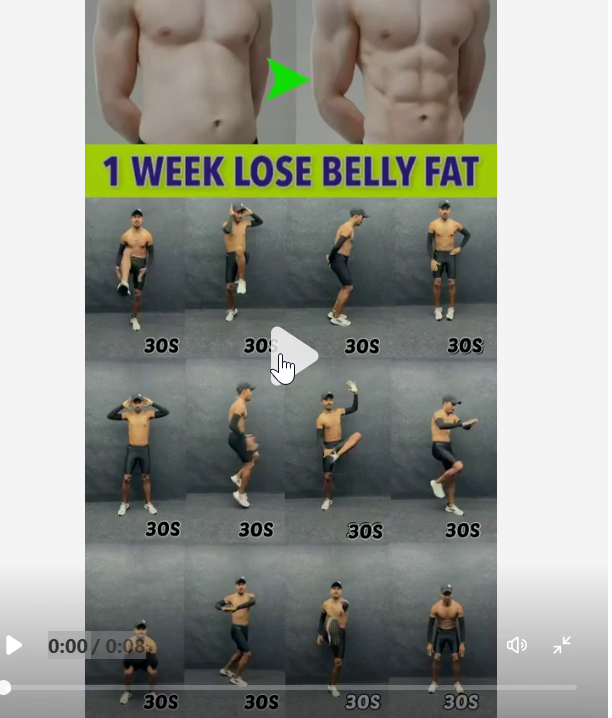
#> input picture frame 34 of OpenCV/ex1.mp4, 612 x 718 px, given in place of vtest.avi, which was not available
$ python 22_motion_detection_and_tracking.py
#> lines starting #> are read from the running program, lines starting #| are printed output that depends on the picture; after the words box and inside, x2 and y2 are one past the last pixel; in counts of white or black regions, pixels touching at a corner belong together; pictures that were not available may be replaced by others from this repository, and a replacement may not be noted
import cv2 as cv
import numpy as np

cap = cv.VideoCapture('vtest.avi')
ret, frame1 = cap.read()
#> frame1 is the input picture: shape (718, 612, 3); mean B, G, R 139.8, 147.9, 145.8
ret, frame2 = cap.read()

while True:
    absdiff = cv.absdiff(frame1, frame2)
    gray = cv.cvtColor(absdiff, cv.COLOR_BGR2GRAY)
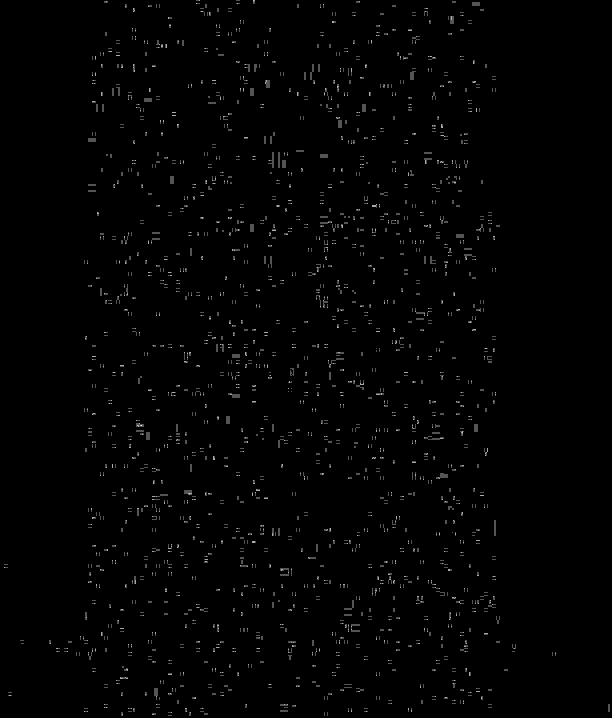
#> gray: shape (718, 612); min 0, max 3, mean 0.0308; drawn with min black and max white
    blur = cv.GaussianBlur(gray, (5, 5), 0)
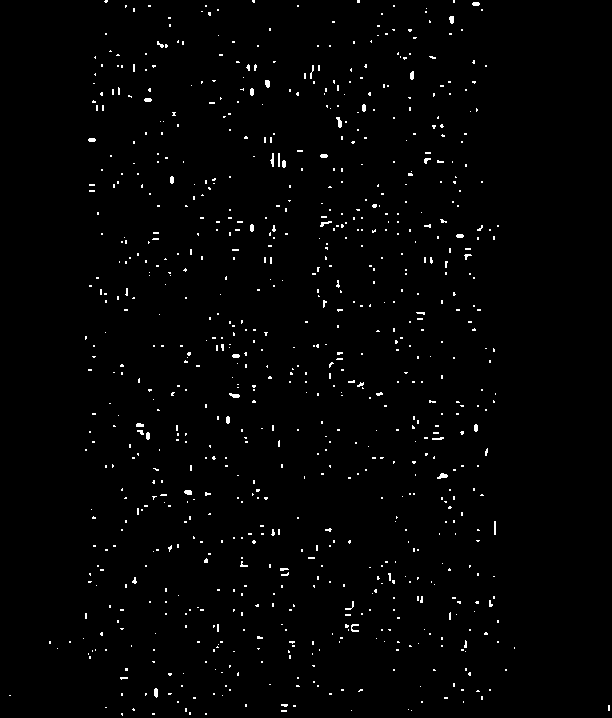
#> blur: shape (718, 612); values 0 (black) and 1 (white), 1.4% white in thin lines or dots
    _, thresh = cv.threshold(blur, 20, 255, cv.THRESH_BINARY)
#> thresh: shape (718, 612); every value is 0
    dilate = cv.dilate(thresh, None, iterations=2)
    contours, _ = cv.findContours(dilate, cv.RETR_EXTERNAL, cv.CHAIN_APPROX_SIMPLE)
#> contours = []

    # cv.drawContours(frame1, contours, -1, (0, 255, 0), 2)
    for contour in contours:
        (x, y, w, h) = cv.boundingRect(contour)
        if cv.contourArea(contour) < 900:
            continue
        cv.rectangle(frame1, (x, y), (x+w, y+h), (0, 255, 0), 2)
        cv.putText(frame1, "Status : Movement", (10, 20), cv.FONT_HERSHEY_SIMPLEX, 1, (0, 0, 255), 3)
#> this loop made 0 passes

    cv.imshow("Motion Detection", frame1)

    frame1 = frame2
    ret, frame2 = cap.read()
    if cv.waitKey(40) & 0xFF == 27:
#> (key Esc is pressed here)
        break

cap.release()
cv.destroyAllWindows()
"""
Explanation:
Motion Detection:Motion detection is the process of identifying moving objects in a video by comparing frames over time.
🔄 Video → Frame1, Frame2
        ↓
Frame Difference
        ↓
Thresholding
        ↓
Morphology (noise removal)
        ↓
Find Contours
        ↓
Draw Bounding Boxes
"""

$ run again, starting later in the video
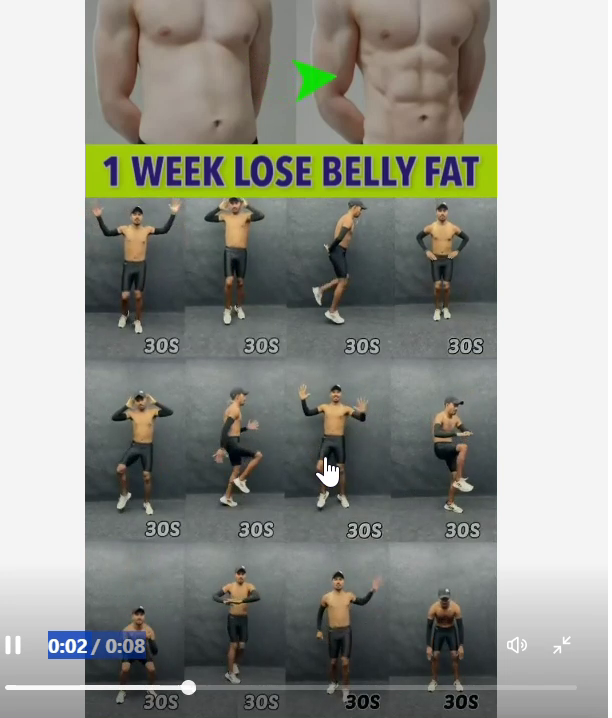
#> input picture frame 154 of OpenCV/ex1.mp4, 612 x 718 px, given in place of vtest.avi, which was not available
#> frame1 is the input picture: shape (718, 612, 3); mean B, G, R 140.8, 148.5, 146.6
#> `_, thresh = cv.threshold(blur, 20, 255, cv.THRESH_BINARY)`:
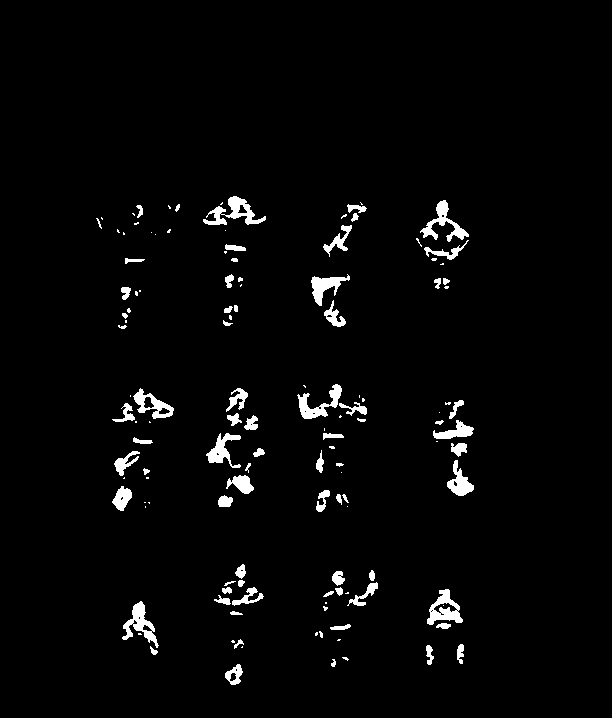
#> thresh: shape (718, 612); 2.7% white; 128 white regions (55 under 20 px), largest, box (x1, y1, x2, y2) and area: (203, 196, 266, 225) 699, (122, 601, 159, 648) 619, (427, 589, 463, 625) 618
#> dilate: shape (718, 612); 5.9% white; 57 white regions
#> contours = 57 contours, 3 with area under 20; largest, box (x1, y1, x2, y2) and area: (414, 198, 471, 267) 2176, (431, 398, 476, 498) 1856, (295, 382, 369, 424) 1530, (204, 431, 256, 496) 1426, (309, 272, 352, 329) 1362
#> the loop `for contour in contours:` made 57 passes
#> (x, y, w, h) on passes 1 to 8: (223, 662, 22, 25), (329, 657, 9, 12), (340, 655, 11, 8), (424, 643, 12, 24), (455, 642, 11, 24), (335, 637, 8, 6), (229, 637, 17, 14), (313, 629, 12, 11)
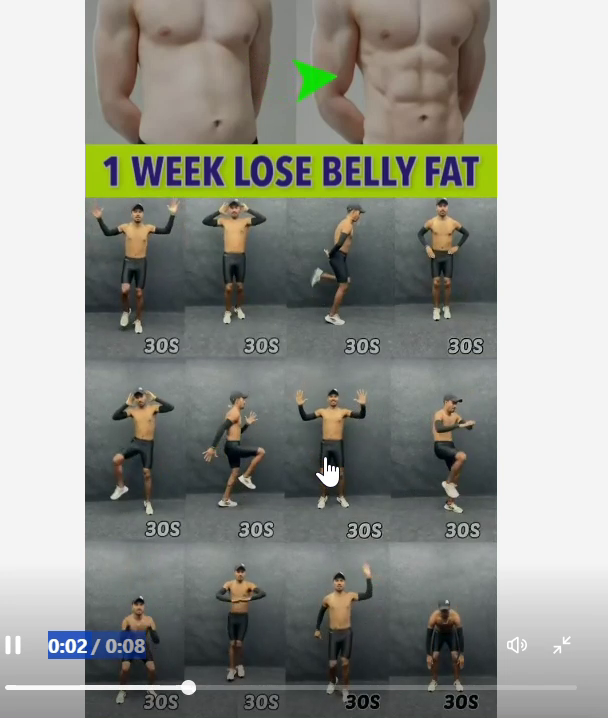
#> input picture frame 156 of OpenCV/ex1.mp4, 612 x 718 px, given in place of vtest.avi, which was not available
#> frame2 is the input picture: shape (718, 612, 3); mean B, G, R 140.7, 148.5, 146.6

$ run again, starting later in the video
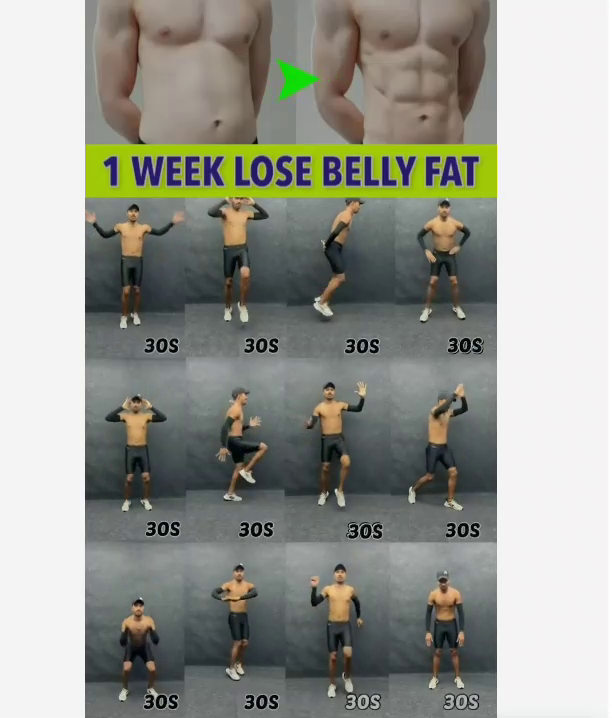
#> input picture frame 274 of OpenCV/ex1.mp4, 612 x 718 px, given in place of vtest.avi, which was not available
#> frame1 is the input picture: shape (718, 612, 3); mean B, G, R 145.8, 153.9, 152.3
#> `_, thresh = cv.threshold(blur, 20, 255, cv.THRESH_BINARY)`:
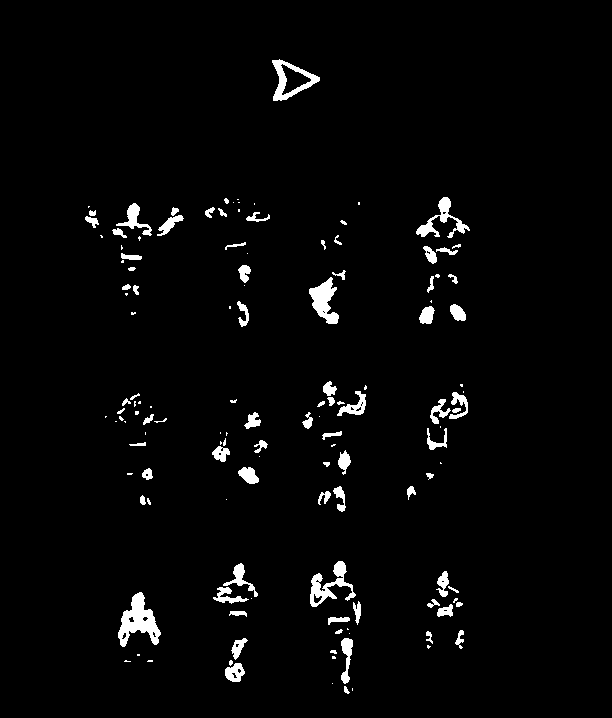
#> thresh: shape (718, 612); 2.7% white; 135 white regions (56 under 20 px), largest, box (x1, y1, x2, y2) and area: (118, 592, 161, 647) 1132, (310, 561, 356, 607) 755, (309, 277, 339, 324) 733
#> dilate: shape (718, 612); 6% white; 73 white regions
#> contours = 73 contours, 4 with area under 20; largest, box (x1, y1, x2, y2) and area: (116, 590, 163, 649) 1590, (308, 559, 363, 627) 1571, (270, 57, 322, 103) 1435, (425, 382, 470, 452) 1406, (307, 268, 348, 326) 1200
#> the loop `for contour in contours:` made 73 passes
#> (x, y, w, h) on passes 2, 3, 5, 6, 7, 8, 9, 10: (145, 658, 10, 6), (122, 658, 11, 6), (328, 648, 11, 13), (223, 636, 27, 48), (424, 629, 11, 22), (453, 628, 13, 23), (333, 626, 22, 70), (326, 615, 26, 12)
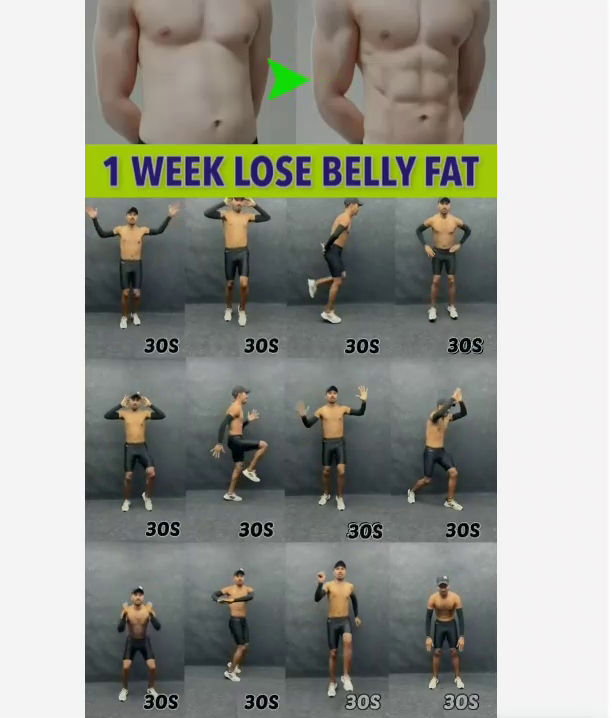
#> input picture frame 276 of OpenCV/ex1.mp4, 612 x 718 px, given in place of vtest.avi, which was not available
#> frame2 is the input picture: shape (718, 612, 3); mean B, G, R 145.7, 153.9, 152.3
